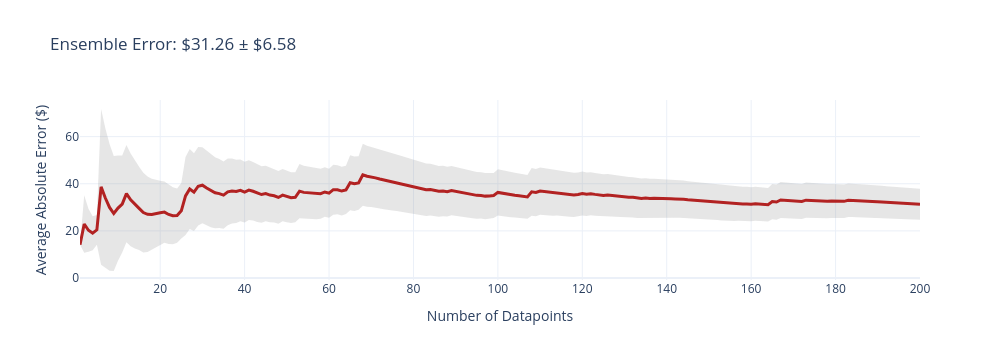
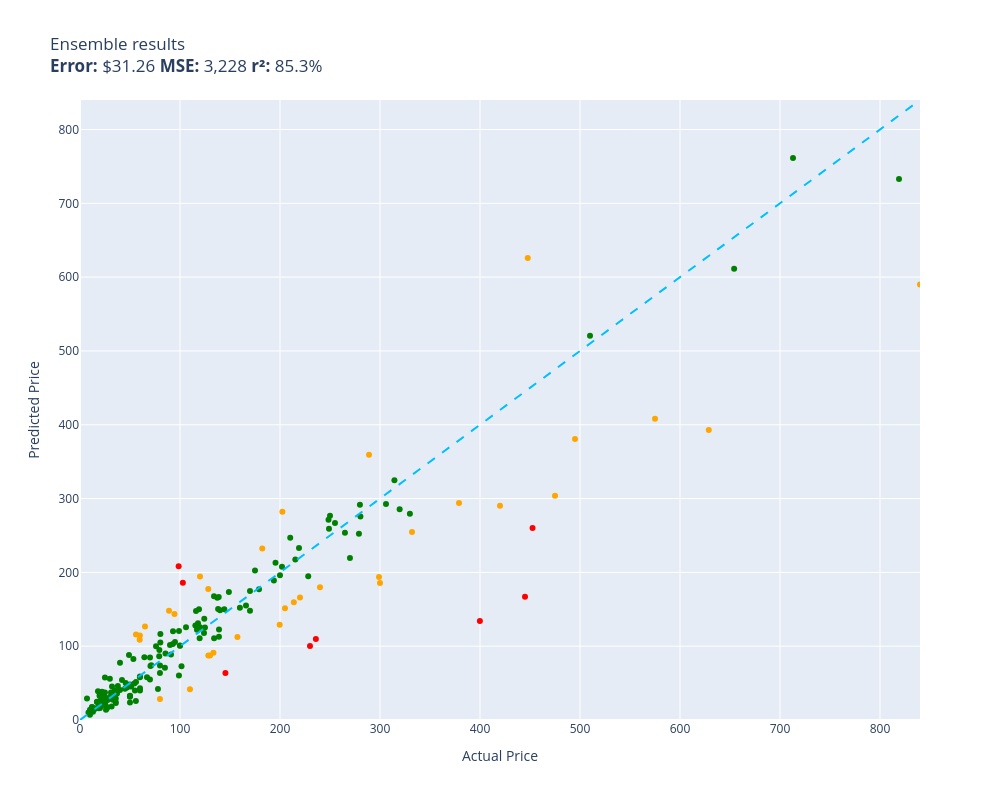

Write notebook code for charts like these, in order.
### Code cell
evaluate(ensemble, test)

### Figure 1 — Plotly figure (JSON) as saved in the notebook; plotly's stock layout.template omitted (floating-point values rounded to 4 significant figures; data arrays with more than 128 entries replaced by an {"elided": "..."} marker saying what was removed)
{"data": [{"fill": "toself", "fillcolor": "rgba(128,128,128,0.2)", "hoverinfo": "skip", "line": {"color": "rgba(255,255,255,0)"}, "name": "95% CI", "showlegend": false, "type": "scatter", "x": {"elided": "400 int values"}, "y": {"elided": "400 float values"}}, {"customdata": {"elided": "200x1 float values"}, "hovertemplate": "n=%{x}<br>Avg Error=$%{y:,.2f}<br>±95% CI=$%{customdata[0]:,.2f}<extra></extra>", "line": {"color": "firebrick", "width": 3}, "mode": "lines", "name": "Cumulative Avg Error", "type": "scatter", "x": {"elided": "200 int values"}, "y": {"elided": "200 float values"}}], "layout": {"height": 360, "showlegend": false, "title": {"text": "Ensemble Error: $31.26 ± $6.58"}, "width": 1000, "xaxis": {"title": {"text": "Number of Datapoints"}}, "yaxis": {"title": {"text": "Average Absolute Error ($)"}}}}

### Figure 2 — Plotly figure (JSON) as saved in the notebook; plotly's stock layout.template omitted (floating-point values rounded to 4 significant figures; data arrays with more than 128 entries replaced by an {"elided": "..."} marker saying what was removed)
{"data": [{"customdata": {"elided": "159x1 str values"}, "hovertemplate": "%{customdata[0]}<extra></extra>", "legendgroup": "green", "marker": {"color": "green", "size": 6, "symbol": "circle"}, "mode": "markers", "name": "green", "orientation": "v", "showlegend": true, "type": "scatter", "x": {"elided": "159 float values"}, "xaxis": "x", "y": {"elided": "159 float values"}, "yaxis": "y"}, {"customdata": [["RBC12-UPC Replacement Battery Cartridge ...\nGuess=$100.19 Actual=$229.99"], ["DEWALT 20V MAX* XR Impact Driver with Bl...\nGuess=$260.20 Actual=$452.53"], ["Aolemi Oil Rubbed Bronze Single Function...\nGuess=$208.35 Actual=$98.65"], ["Wenger City Upgrade Laptop Backpack with...\nGuess=$63.57 Actual=$145.42"], ["Sumerain S1339CM Double Handle Widesprea...\nGuess=$109.60 Actual=$235.86"], ["Lighted Triangle Mirror Cabinet Bathroom...\nGuess=$166.90 Actual=$445.00"], ["Canon Sure Shot 90u 35mm Date Camera\nGuess=$133.96 Actual=$399.89"], ["GENUINE VOLVO THERMOSTAT (3.0, 3.2) S60 ...\nGuess=$186.04 Actual=$102.85"]], "hovertemplate": "%{customdata[0]}<extra></extra>", "legendgroup": "red", "marker": {"color": "red", "size": 6, "symbol": "circle"}, "mode": "markers", "name": "red", "orientation": "v", "showlegend": true, "type": "scatter", "x": [230.0, 452.5, 98.65, 145.4, 235.9, 445.0, 399.9, 102.8], "xaxis": "x", "y": [100.2, 260.2, 208.4, 63.57, 109.6, 166.9, 134.0, 186.0], "yaxis": "y"}, {"customdata": [["Metabo HPT 36V MultiVolt™ Cordless Rotar...\nGuess=$294.08 Actual=$379.00"], ["Bam Trekking 3027SB Single Black Clarine...\nGuess=$254.57 Actual=$332.00"], ["Mini PC, Kinupute Desktop Computer E3-12...\nGuess=$380.71 Actual=$495.00"], ["Clementoni 39132.5 Jigsaw Puzzle 1,000 P...\nGuess=$28.33 Actual=$79.95"], ["Evergreen HSHB2005 Cylinder Head Gasket ...\nGuess=$108.74 Actual=$59.69"], ["Travelpro Platinum Elite Slim Business L...\nGuess=$159.43 Actual=$213.83"], ["JRready ST6313 DT Deutsch Connector Kit,...\nGuess=$128.88 Actual=$199.68"], ["Dakota Alert MURS Alert Probe Sensor - M...\nGuess=$165.84 Actual=$219.99"], ["3D Tree Hole Branches 075 Stair Risers D...\nGuess=$87.29 Actual=$129.99"], ["KOHLER 18865-CP Filtered Water Faucet, P...\nGuess=$303.93 Actual=$475.00"], ["Evan-Fischer Front Bumper Cover Compatib...\nGuess=$281.98 Actual=$202.38"], ["Western Digital Enterprise RE4-GP 2TB SA...\nGuess=$41.51 Actual=$109.95"], ["Poison Spyder 10-08-020 Rocker Knocker\nGuess=$392.97 Actual=$628.76"], ["VLAND LED Smoked Taillights Compatible F...\nGuess=$179.87 Actual=$239.99"], ["ANZO USA 111207 GMC SIERRA 99-06 / YUKON...\nGuess=$232.48 Actual=$182.28"], ["EMART Photography C Stand with Boom Arm,...\nGuess=$194.55 Actual=$119.99"], ["Grey Pneumatic 1311SD Impact Socket Set\nGuess=$112.60 Actual=$157.43"], ["Walker Exhaust Ultra EPA 16478 Direct Fi...\nGuess=$408.01 Actual=$574.99"], ["Mikrotik RB3011UIAS-RM RouterBOARD 10xGi...\nGuess=$193.71 Actual=$299.00"], ["DuraGo 29515020 Front Hub Assembly\nGuess=$87.52 Actual=$128.34"], ["Linkloos Solar Street Lights Outdoor Wat...\nGuess=$115.87 Actual=$55.99"], ["CradlePoint Compact Broadband Router (CB...\nGuess=$147.93 Actual=$89.00"], ["Hp Pavilion P7-1257c Motherboard Aahd3-h...\nGuess=$114.62 Actual=$59.86"], ["UPR Mach 1 Chin Spoiler Fits 94-98 Musta...\nGuess=$126.76 Actual=$64.99"], ["SP Air Corporation SP-8102BU 1/4-Inch He...\nGuess=$151.44 Actual=$204.99"], ["ROHL WSGUM3018WH Wire Sink Grids, White\nGuess=$177.62 Actual=$128.28"], ["Audio Techinca ATW-T1002 System 10 Handh...\nGuess=$359.40 Actual=$289.00"], ["Dell XPS 13 9343-2727SLV 13.3\" Full HD S...\nGuess=$589.99 Actual=$839.99"], ["Steering Wheel, Carbon Fiber Automotive ...\nGuess=$625.85 Actual=$447.74"], ["Pacific Drums PDCM1618TTRB 16 x 18 Inche...\nGuess=$290.19 Actual=$419.99"], ["Intex River Run Connect Lounge (Four)\nGuess=$143.65 Actual=$94.49"], ["HP Laserjet 2100 Laser Printer W/Test Pr...\nGuess=$185.75 Actual=$299.98"], ["Targus CityGear Durable Backpack, Black,...\nGuess=$91.01 Actual=$133.43"]], "hovertemplate": "%{customdata[0]}<extra></extra>", "legendgroup": "orange", "marker": {"color": "orange", "size": 6, "symbol": "circle"}, "mode": "markers", "name": "orange", "orientation": "v", "showlegend": true, "type": "scatter", "x": [379.0, 332.0, 495.0, 79.95, 59.69, 213.8, 199.7, 220.0, 130.0, 475.0, 202.4, 110.0, 628.8, 240.0, 182.3, 120.0, 157.4, 575.0, 299.0, 128.3, 55.99, 89.0, 59.86, 64.99, 205.0, 128.3, 289.0, 840.0, 447.7, 420.0, 94.49, 300.0, 133.4], "xaxis": "x", "y": [294.1, 254.6, 380.7, 28.33, 108.7, 159.4, 128.9, 165.8, 87.29, 303.9, 282.0, 41.51, 393.0, 179.9, 232.5, 194.6, 112.6, 408.0, 193.7, 87.52, 115.9, 147.9, 114.6, 126.8, 151.4, 177.6, 359.4, 590.0, 625.8, 290.2, 143.7, 185.8, 91.01], "yaxis": "y"}, {"hoverinfo": "skip", "line": {"color": "deepskyblue", "dash": "dash", "width": 2}, "mode": "lines", "name": "y = x", "showlegend": false, "type": "scatter", "x": [0, 840.0], "y": [0, 840.0]}], "layout": {"height": 800, "legend": {"title": {"text": "color"}, "tracegroupgap": 0}, "showlegend": false, "title": {"text": "Ensemble results<br><b>Error:</b> $31.26 <b>MSE:</b> 3,228 <b>r²:</b> 85.3%"}, "width": 1000, "xaxis": {"anchor": "y", "domain": [0, 1], "range": [0, 840.0], "title": {"text": "Actual Price"}}, "yaxis": {"anchor": "x", "domain": [0, 1], "range": [0, 840.0], "title": {"text": "Predicted Price"}}}}
